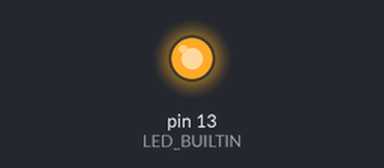
Recording of a sketch running on a simulated Arduino Uno, built with avr-gcc and run on an emulated ATmega328P. Parts: output pins drawn as LEDs (lit = HIGH). What the sketch prints to the serial monitor is not drawn.

Above: at 0.2 s.
At 77.0 s:
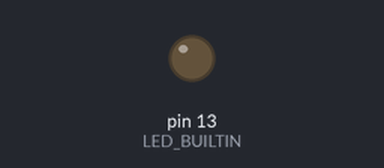
Timing chart, 0 to 82.6 s (numbered marks = the images above):
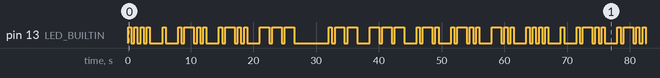

The sketch:

ardumorse.ino
```cpp
/*
Morse


 Implement the MORSE alphabet in some way to do anything with it

 (c) 2019 Juan M. Casillas <juanm.casillas@gmail.com>

 usage: python3 generate_indesign.py <generates output.csv>

 International morse code
 1. The length of a dot is one unit.
 2. A dash is three units.
 3. The space between parts of the same letter is one unit.
 4. The space between letters is three units.
 5. The space between words is seven units.

Build a table, with 0 offset, so we can store a lookup table based on char
0011 0000	48	30	0
0011 0001	49	31	1
0011 0010	50	32	2
0011 0011	51	33	3
0011 0100	52	34	4
0011 0101	53	35	5
0011 0110	54	36	6
0011 0111	55	37	7
0011 1000	56	38	8
0011 1001	57	39	9
0011 1010	58	3A	XXXX (invalid, zero filled)
0011 1011	59	3B	XXXX (invalid, zero filled)
0011 1100	60	3C	XXXX (invalid, zero filled)
0011 1101	61	3D	XXXX (invalid, zero filled)
0011 1110	62	3E	XXXX (invalid, zero filled)
0011 1111	63	3F	XXXX (invalid, zero filled)
0100 0000	64	40	XXXX (invalid, zero filled)
0100 0001	65	41	A
0100 0010	66	42	B
0100 0011	67	43	C
0100 0100	68	44	D
0100 0101	69	45	E
0100 0110	70	46	F
0100 0111	71	47	G
0100 1000	72	48	H
0100 1001	73	49	I
0100 1010	74	4A	J
0100 1011	75	4B	K
0100 1100	76	4C	L
0100 1101	77	4D	M
0100 1110	78	4E	N
0100 1111	79	4F	O
0101 0000	80	50	P
0101 0001	81	51	Q
0101 0010	82	52	R
0101 0011	83	53	S
0101 0100	84	54	T
0101 0101	85	55	U
0101 0110	86	56	V
0101 0111	87	57	W
0101 1000	88	58	X
0101 1001	89	59	Y
0101 1010	90	5A	Z
*/

const char DOT = '.';
const char DASH = '-';
const char SPACE = ' ';
int UNIT = 500; // 0.5 seconds

const char *MORSE[] = {
  /* 0 */     "-----" ,
  /* 1 */     ".----" ,
  /* 2 */     "..---" ,
  /* 3 */     "...--" ,
  /* 4 */     "....-" ,
  /* 5 */     "....." ,
  /* 6 */     "-...." ,
  /* 7 */     "--..." ,
  /* 8 */     "---.." ,
  /* 9 */     "----." ,
  /* : */     "" ,
  /* ; */     "" ,
  /* < */     "" ,
  /* = */     "" ,
  /* > */     "" ,
  /* ? */     "" ,
  /* @ */     "" ,
  /* A */     ".-" ,
  /* B */     "-..." ,
  /* C */     "-.-." ,
  /* D */     "-.." ,
  /* E */     "." ,
  /* F */     "..-." ,
  /* G */     "--." ,
  /* H */     "...." ,
  /* I */     ".." ,
  /* J */     ".---" ,
  /* K */     "-.-" ,
  /* L */     ".-.." ,
  /* M */     "--" ,
  /* N */     "-." ,
  /* O */     "---" ,
  /* P */     ".--." ,
  /* Q */     "--.-" ,
  /* R */     ".-." ,
  /* S */     "..." ,
  /* T */     "-" ,
  /* U */     "..-" ,
  /* V */     "...-" ,
  /* W */     ".--" ,
  /* X */     "-..-" ,
  /* Y */     "-.--" ,
  /* Z */     "--.."
};

void wait_units(char c) {

    switch (c) {
        case SPACE:
            delay(7 * UNIT); // The space between words is seven units.
            break;

        case DOT:
            delay(1 * UNIT); // 1. The length of a dot is one unit.
            break;

        case DASH:
            delay(3 * UNIT); // 2. A dash is three units.
            break;
    }

}

void xlate(const char *s) {

int i = 0;
char  b = 0;
const char *r = 0;

    while (s[i] != 0) {
        b = toupper(s[i]); // upper case only

        // WORD CHANGE
        if (b == SPACE) {
            // word unit. wait 7
            Serial.println("<space>");
            wait_units(SPACE);
            i++;
            continue;
        }
        Serial.print(b);
        Serial.print(" :");

        /* avoid the invalid range 58-64, < 48, > 90 */
        if (strlen(r) > 0 && b >= '0' && b <= 'Z') {
            r = MORSE[b-'0']; // starts on 0
            // r is a string with . and -

            int j = 0;
            while (r[j] != 0) {
                digitalWrite(LED_BUILTIN, HIGH);
                Serial.print(r[j]);
                wait_units(r[j]);
                digitalWrite(LED_BUILTIN, LOW);
                wait_units(DOT); // 3. The space between parts of the same letter is one unit.
                j++;
            }
        }
        Serial.println("<endletter>");
        wait_units(DASH);  // 4. The space between letters is three units.
        i++;
    }
}

// the setup function runs once when you press reset or power the board
void setup() {
  Serial.begin(115200);
  // initialize digital pin LED_BUILTIN as an output.
  pinMode(LED_BUILTIN, OUTPUT);
  Serial.println("Morse Christmas lights Ready");
}

// the loop function runs over and over again forever
void loop() {
  digitalWrite(LED_BUILTIN, LOW);
  xlate("Hello world");

}
```

Measured:
- by itself, pin 13 (LED_BUILTIN): moves between LOW and HIGH, repeating every 63.5 s
- by itself, everything shown: repeats every 63.5 s, in 64 steps
